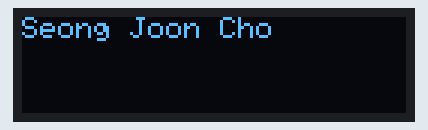
This sketch was run on a simulated Arduino Uno, built with avr-gcc and run on an emulated ATmega328P. Parts: 128×32 one-colour display.

Above: at 1.6 s.
At 10.72 s:
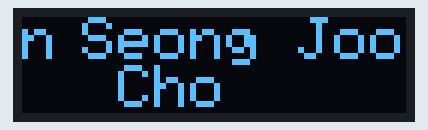
At 14.32 s:
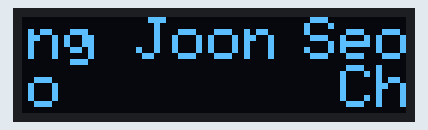
At 19.7 s:
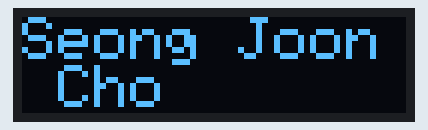
At 28.3 s:
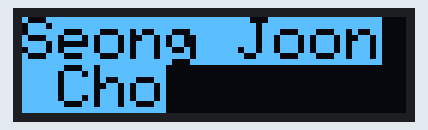
At 39.67 s:
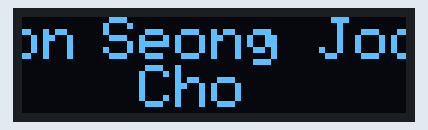

The sketch:

HW1_OLED.ino
```cpp
#include <Adafruit_SSD1306.h>
#include <Wire.h>
#include <Adafruit_GFX.h>
#include <SPI.h>

#define D0 16
#define D1 5
#define D2 4
#define D3 0
#define D4 2
#define D5 14
#define D6 12
#define D7 13
#define D8 15

#define LIGHT_PIN A0  // 조도센서 연결핀
#define LED_PIN D0
#define DHT_PIN D3
#define DHTTYPE DHTesp::DHT22
#define RELAY1_PIN D4
#define RELAY_OFF HIGH
#define RELAY_ON LOW
#define LED_ON HIGH
#define LED_OFF LOW

#define SCREEN_WIDTH 128
#define SCREEN_HEIGHT 32
#define OLED_RESET -1
#define SCREEN_ADDRESS 0x3C
Adafruit_SSD1306 display(SCREEN_WIDTH, SCREEN_HEIGHT, &Wire, OLED_RESET);

void writeString(void) {
  display.clearDisplay();

  display.setTextSize(1);      // Normal 1:1 pixel scale
  display.setTextColor(SSD1306_WHITE); // Draw white text
  display.setCursor(0, 0);     // Start at top-left corner
  display.cp437(true);         // Use full 256 char 'Code Page 437' font

  // Not all the characters will fit on the display. This is normal.
  // Library will draw what it can and the rest will be clipped.
  // for(int16_t i=0; i<256; i++) {
  //   if(i == '\n') display.write(' ');
  //   else          display.write(i);
  // }

  char toWrite[15] = "Seong Joon Cho";
  for (int16_t i=0; i<15;i++){
    display.write(toWrite[i]);
    delay(100);
  }

  display.display();
  delay(2000);
}

void writeStringWithStyle(void) {
  display.clearDisplay();

  display.setTextSize(2);             // Normal 1:1 pixel scale
  display.setTextColor(SSD1306_BLACK, SSD1306_WHITE); // Draw 'inverse' text
  display.setCursor(0,0);             // Start at top-left corner
  display.println(F("Seong Joon Cho"));
  display.display();
  delay(2000);
}

void scrollText(void) {
  display.clearDisplay();

  display.setTextSize(2); // Draw 2X-scale text
  display.setTextColor(SSD1306_WHITE);
  display.setCursor(0, 0);
  display.println(F("Seong Joon Cho"));
  display.display();      // Show initial text
  delay(100);

  // Scroll in various directions, pausing in-between:
  display.startscrollright(0x00, 0x0F);
  delay(2000);
  display.stopscroll();
  delay(1000);
  display.startscrollleft(0x00, 0x0F);
  delay(2000);
  display.stopscroll();
  delay(1000);
  display.startscrolldiagright(0x00, 0x07);
  delay(2000);
  display.startscrolldiagleft(0x00, 0x07);
  delay(2000);
  display.stopscroll();
  delay(1000);
}


void setup() {
  // put your setup code here, to run once:
  Serial.begin(9600);
  if(!display.begin(SSD1306_SWITCHCAPVCC, SCREEN_ADDRESS)) {
    Serial.println(F("SSD1306 allocation failed"));
    for(;;); // Don't proceed, loop forever
  }
  display.clearDisplay();

}

void loop() {
  // put your main code here, to run repeatedly:
  display.clearDisplay();
  writeString();
  delay(2000);

  display.clearDisplay();
  writeStringWithStyle();
  delay(2000);

  display.clearDisplay();
  scrollText();
  delay(2000);
}
```

Measured:
- what the display in image 0 shows lasts 4.1 s, from 1.5 s to 5.6 s
- what the display in image 3 shows lasts 4.5 s, from 19.7 s to 24.2 s
